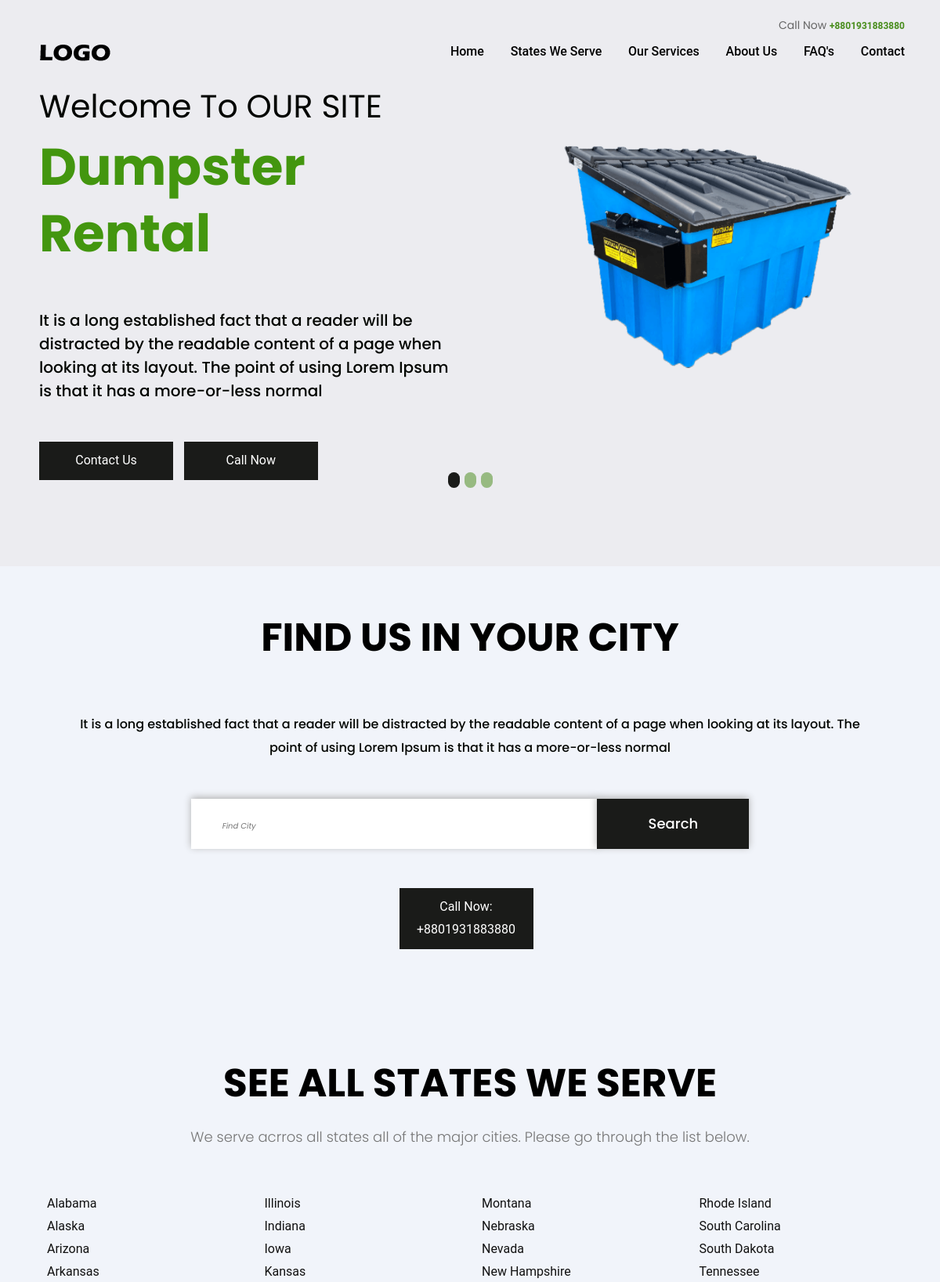
Screenshot of /service_area/ (upper part) with the database file from the repository.
### state/models.py (models this page shows, shortened)
class State(models.Model):
    name        = models.CharField(max_length=100, unique=True)
    abbvr       = models.CharField(max_length=2, unique=True)
    article     = RichTextField(blank=True, null=True)
    slug        = models.SlugField(null=False, unique=True)
    def get_absolute_url(self):
        return reverse('state_detail', kwargs={'slug': self.slug})

### pages/views.py (the view)
# urls.py: path('service_area/', StateListView.as_view(), name='state_list'),
class StateListView(ListView):
    model = State
    queryset = model.objects.all().order_by('name')
    template_name = 'state_list.html'

### templates/state_list.html (shortened to what this page needs)
{% extends 'base.html' %}
{% load static %}
{% block content %}
<section>
  <div class="container ">
    <div class="row">
      <div class="col-md-12">
        <div class="titlepage ">
          <h2>See all states we serve </h2> <br>
          <p class="lead">We serve acrros all states all of the major cities. Please go through the list below.</p>
        </div>
      </div>
    </div>
    <div class="container">
      <div class="row">
        {% for states in object_list  %}
        {% if forloop.first %}
        <div style="float:left;" class="col-md-3">
          {% endif %}
          <li>
            <a href="{{ states.get_absolute_url }}">
              <h4>{{ states.name }}</h4>
            </a>
          </li>
          {% if forloop.counter|divisibleby:13 %}
        </div>
        <div style="float:left;" class="col-md-3">
          {% endif %}
          {% if forloop.last %}
        </div>
        {% endif %}
        {% endfor %}
      </div>
    </div>
  </div>
</section>
{% endblock content %}

### static/css/base.css (style rules this page uses)
body { font-family: 'Signika', sans-serif; }
footer p, a { font-size: 12px; font-family: 'Roboto', sans-serif; }
::placeholder { font-size: 10px; padding-left: 10px; font-style: italic; }
section { padding-top: 4rem; padding-bottom: 5rem; background-color: #f1f4fa; }
h2 { margin-top: 0.5rem; margin-bottom: 0.5rem; }
p { padding-top: 0.5rem; padding-bottom: 0.5rem; line-height: 25px; }
body { background: #D9B280; font-family: "Roboto", sans-serif; }

### static/css/style.css (style rules this page uses)
* { box-sizing: border-box !important; }
html { scroll-behavior: smooth; }
body { color: #666666; font-size: 14px; font-family: 'Poppins', sans-serif; line-height: 1.80857; font-weight: normal; overflow-x: hidden; }
a { color: #1f1f1f; text-decoration: none !important; outline: none !important; -webkit-transition: all .3s ease-in-out; -moz-transition: all .3s ease-in-out; -ms-transition: all .3s ease-in-out; -o-transition: all .3s ease-in-out; transition: all .3s ease-in-out; }
h1, h2, h3, h4, h5, h6 { letter-spacing: 0; font-weight: normal; position: relative; padding: 0 0 10px 0; font-weight: normal; line-height: normal; color: #111111; margin: 0 }
h2 { font-size: 22px }
h4 { font-size: 16px }
*, *::after, *::before { -webkit-box-sizing: border-box; -moz-box-sizing: border-box; box-sizing: border-box; }
ul, li, ol { margin: 0px; padding: 0px; list-style: none; }
p { margin: 0px; font-weight: 300; font-size: 15px; line-height: 24px; }
a { color: #222222; text-decoration: none; outline: none !important; }
a, .btn { text-decoration: none !important; outline: none !important; -webkit-transition: all .3s ease-in-out; -moz-transition: all .3s ease-in-out; -ms-transition: all .3s ease-in-out; -o-transition: all .3s ease-in-out; transition: all .3s ease-in-out; }
.lead { font-size: 18px; line-height: 30px; color: #767676; margin: 0; padding: 0; }
.titlepage { text-align: center; padding-bottom: 60px; }
.titlepage h2 { text-transform: uppercase; padding: 0; font-weight: bold; color: #000; line-height: 55px; font-size: 50px; }

### rows the page displays
State: name "Alabama"
State: name "Alaska"
State: name "Arizona"
State: name "Arkansas"
State: name "Illinois"
State: name "Indiana"
State: name "Iowa"
State: name "Kansas"
State: name "Montana"
State: name "Nebraska"
State: name "Nevada"
State: name "New Hampshire"
State: name "Rhode Island"
State: name "South Carolina"
State: name "South Dakota"
State: name "Tennessee"
